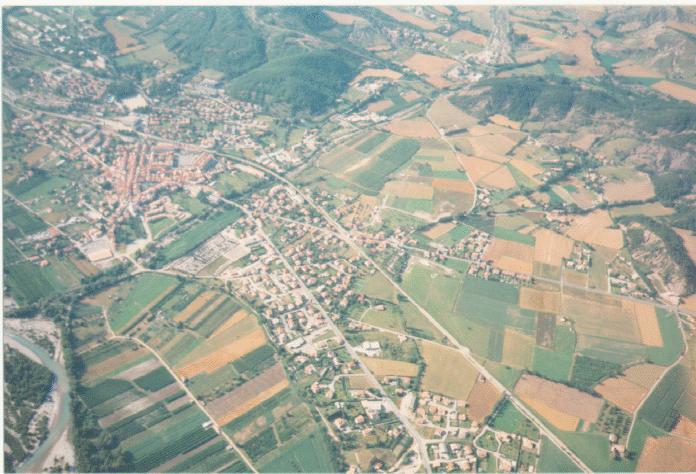
#> input picture thresh3.png, 696 x 474 px
$ python ejercicio-3.py
#> lines starting #> are read from the running program, lines starting #| are printed output that depends on the picture


import cv2
import numpy as np
from matplotlib import pyplot as plt

# Cargamos la imagen del disco duro
imagen = cv2.imread('thresh3.png')
#> imagen is the input picture: shape (474, 696, 3); mean B, G, R 155.5, 167.3, 162.6
resultado = cv2.imread('thresh3.png')

height, width, chanels= imagen.shape
#> height = 474; width = 696; chanels = 3
limi=200 #limite inicial
limf=230 #limite final

#combierte los colores de la cosecha lo verde en negro
for i in range(height):
    for j in range(width):
        if(imagen[i][j][0]>limi or imagen[i][j][1]>limf or imagen[i][j][2]<limi):
            resultado[i][j]=0
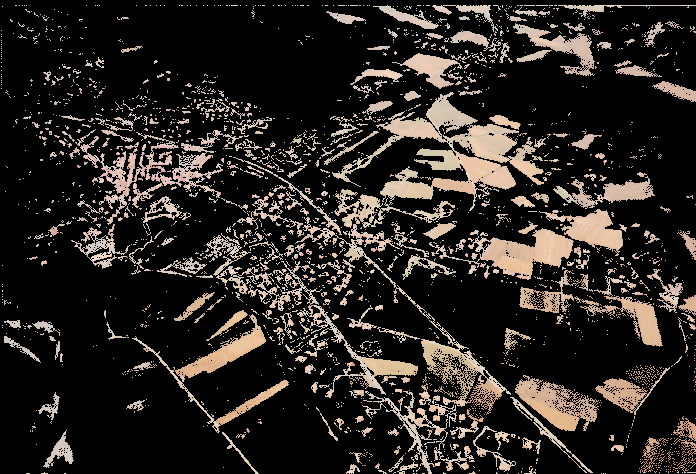
#> resultado: shape (474, 696, 3); mean B, G, R 33.1, 37, 41.9


#convertimos la imagen a escala de grises
imgCopia = cv2.imread('thresh3.png', cv2.IMREAD_GRAYSCALE)
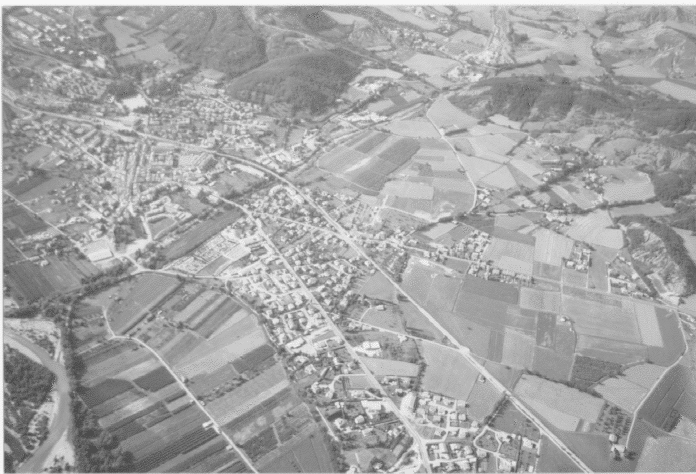
#> imgCopia: shape (474, 696); min 76, max 247, mean 164
#cv2.imshow('Imagen a escala de grises', imgCopia)
cv2.imwrite('grises',imgCopia)

hist = cv2.calcHist([imgCopia], [0], None, [256], [0, 256])
#> hist = 256 values, max 12706 at index 183, min 0 at index 0, mean 1288.7
cv2.imshow('Imagen original', imagen)


cv2.imshow('Imagen final',resultado)
cv2.waitKey()
cv2.imwrite('Salida.png',resultado)

plt.plot(hist, color='red' )
plt.xlabel('Intensidad')
plt.ylabel('Cantidad Pixeles')
plt.show()
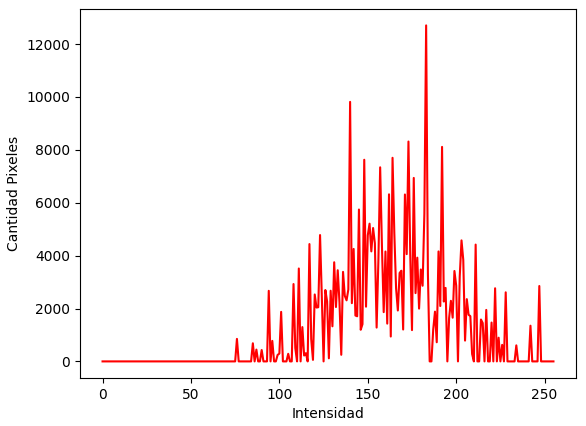
#> figure drawn by matplotlib, 1 panel; curve peaks at x = 183, y = 12706
